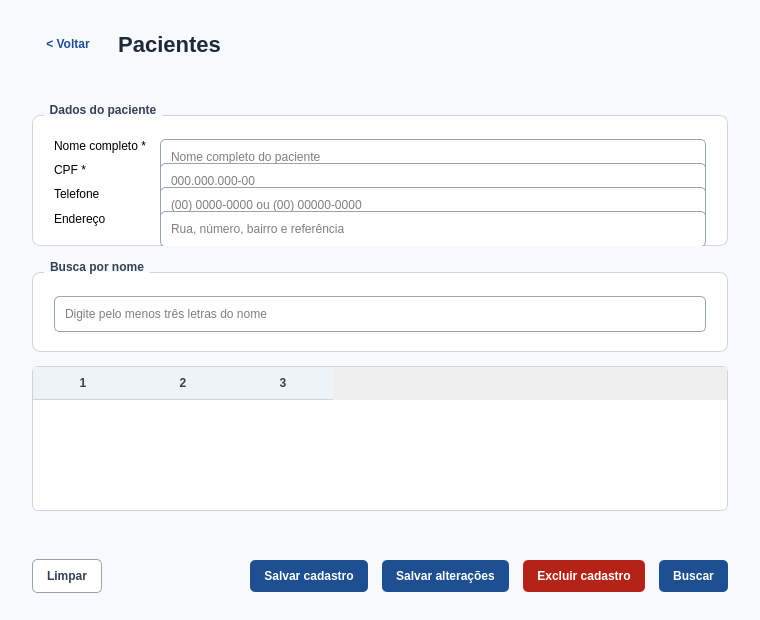
<?xml version="1.0" encoding="UTF-8"?>
<ui version="4.0">
 <class>ViewPacientes</class>
 <widget class="QWidget" name="ViewPacientes">
  <property name="geometry">
   <rect>
    <x>0</x>
    <y>0</y>
    <width>760</width>
    <height>620</height>
   </rect>
  </property>
  <property name="minimumSize">
   <size>
    <width>680</width>
    <height>560</height>
   </size>
  </property>
  <property name="windowTitle">
   <string>Gerenciamento de pacientes</string>
  </property>
  <property name="styleSheet">
   <string notr="true">QWidget#ViewPacientes {
    background: #f7f9fc;
}
QGroupBox {
    background: #ffffff;
    border: 1px solid #d0d5dd;
    border-radius: 8px;
    margin-top: 12px;
    padding: 14px 12px 10px 12px;
    font-weight: 600;
    color: #344054;
}
QGroupBox::title {
    subcontrol-origin: margin;
    left: 12px;
    padding: 0 4px;
}
QLineEdit {
    background: #ffffff;
    border: 1px solid #98a2b3;
    border-radius: 5px;
    padding: 7px 8px;
    min-height: 20px;
}
QLineEdit:focus {
    border: 2px solid #2e6fbb;
}
QLineEdit:disabled {
    background: #eaecf0;
    color: #667085;
}
QTableWidget {
    background: #ffffff;
    border: 1px solid #d0d5dd;
    border-radius: 6px;
    gridline-color: #eaecf0;
}
QHeaderView::section {
    background: #eef3f8;
    color: #344054;
    border: 0;
    border-bottom: 1px solid #d0d5dd;
    padding: 7px;
    font-weight: 600;
}
QPushButton {
    min-height: 32px;
    border-radius: 5px;
    padding: 0 14px;
    font-weight: 600;
}
QPushButton:hover { background: #dbeafe; }
QPushButton:disabled { background: #eaecf0; color: #98a2b3; }
QPushButton#btnSalvar, QPushButton#btnAtualizar, QPushButton#btnConsultar {
    background: #1d4f91;
    color: white;
    border: 0;
}
QPushButton#btnSalvar:hover, QPushButton#btnAtualizar:hover, QPushButton#btnConsultar:hover {
    background: #163e72;
}
QPushButton#btnDeletar {
    background: #b42318;
    color: white;
    border: 0;
}
QPushButton#btnDeletar:hover { background: #8a1c1c; }
QPushButton#btnLimpar { background: #ffffff; color: #344054; border: 1px solid #98a2b3; }
QPushButton#btnVoltar { background: transparent; color: #1d4f91; border: 0; }</string>
  </property>
  <layout class="QVBoxLayout" name="verticalLayout">
   <property name="leftMargin">
    <number>32</number>
   </property>
   <property name="topMargin">
    <number>28</number>
   </property>
   <property name="rightMargin">
    <number>32</number>
   </property>
   <property name="bottomMargin">
    <number>28</number>
   </property>
   <property name="spacing">
    <number>14</number>
   </property>
   <item>
    <layout class="QHBoxLayout" name="layoutTopo">
     <item>
      <widget class="QPushButton" name="btnVoltar">
       <property name="maximumSize">
        <size>
         <width>110</width>
         <height>16777215</height>
        </size>
       </property>
       <property name="text">
        <string>&lt; Voltar</string>
       </property>
      </widget>
     </item>
     <item>
      <widget class="QLabel" name="labelTitulo">
       <property name="styleSheet">
        <string notr="true">font-size: 22px; font-weight: 700; color: #1d2939;</string>
       </property>
       <property name="text">
        <string>Pacientes</string>
       </property>
       <property name="alignment">
        <set>Qt::AlignCenter</set>
       </property>
      </widget>
     </item>
     <item>
      <spacer name="spacerTopo">
       <property name="orientation">
        <enum>Qt::Horizontal</enum>
       </property>
       <property name="sizeHint" stdset="0">
        <size>
         <width>110</width>
         <height>20</height>
        </size>
       </property>
      </spacer>
     </item>
    </layout>
   </item>
   <item>
    <widget class="QLabel" name="labelInstrucao">
     <property name="styleSheet">
      <string notr="true">color: #475467; font-size: 13px;</string>
     </property>
     <property name="text">
      <string/>
     </property>
     <property name="alignment">
      <set>Qt::AlignCenter</set>
     </property>
     <property name="wordWrap">
      <bool>true</bool>
     </property>
    </widget>
   </item>
   <item>
    <widget class="QGroupBox" name="grupoDados">
     <property name="title">
      <string>Dados do paciente</string>
     </property>
     <layout class="QFormLayout" name="formDados">
      <property name="horizontalSpacing">
       <number>14</number>
      </property>
      <property name="verticalSpacing">
       <number>10</number>
      </property>
      <item row="0" column="0">
       <widget class="QLabel" name="labelNome">
        <property name="text">
         <string>Nome completo *</string>
        </property>
       </widget>
      </item>
      <item row="0" column="1">
       <widget class="QLineEdit" name="txtNome">
        <property name="maxLength">
         <number>150</number>
        </property>
        <property name="placeholderText">
         <string>Nome completo do paciente</string>
        </property>
       </widget>
      </item>
      <item row="1" column="0">
       <widget class="QLabel" name="labelCpf">
        <property name="text">
         <string>CPF *</string>
        </property>
       </widget>
      </item>
      <item row="1" column="1">
       <widget class="QLineEdit" name="txtCpf">
        <property name="maxLength">
         <number>14</number>
        </property>
        <property name="placeholderText">
         <string>000.000.000-00</string>
        </property>
       </widget>
      </item>
      <item row="2" column="0">
       <widget class="QLabel" name="labelTelefone">
        <property name="text">
         <string>Telefone</string>
        </property>
       </widget>
      </item>
      <item row="2" column="1">
       <widget class="QLineEdit" name="txtTelefone">
        <property name="maxLength">
         <number>15</number>
        </property>
        <property name="placeholderText">
         <string>(00) 0000-0000 ou (00) 00000-0000</string>
        </property>
       </widget>
      </item>
      <item row="3" column="0">
       <widget class="QLabel" name="labelEndereco">
        <property name="text">
         <string>Endereço</string>
        </property>
       </widget>
      </item>
      <item row="3" column="1">
       <widget class="QLineEdit" name="txtEndereco">
        <property name="maxLength">
         <number>255</number>
        </property>
        <property name="placeholderText">
         <string>Rua, número, bairro e referência</string>
        </property>
       </widget>
      </item>
     </layout>
    </widget>
   </item>
   <item>
    <widget class="QGroupBox" name="grupoBuscaNome">
     <property name="title">
      <string>Busca por nome</string>
     </property>
     <layout class="QHBoxLayout" name="layoutBuscaNome">
      <item>
       <widget class="QLineEdit" name="txtBuscaNome">
        <property name="maxLength">
         <number>150</number>
        </property>
        <property name="placeholderText">
         <string>Digite pelo menos três letras do nome</string>
        </property>
       </widget>
      </item>
     </layout>
    </widget>
   </item>
   <item>
    <widget class="QTableWidget" name="tabelaResultados">
     <property name="minimumSize">
      <size>
       <width>0</width>
       <height>145</height>
      </size>
     </property>
     <property name="editTriggers">
      <set>QAbstractItemView::NoEditTriggers</set>
     </property>
     <property name="selectionMode">
      <enum>QAbstractItemView::SingleSelection</enum>
     </property>
     <property name="selectionBehavior">
      <enum>QAbstractItemView::SelectRows</enum>
     </property>
     <property name="showGrid">
      <bool>false</bool>
     </property>
     <property name="alternatingRowColors">
      <bool>true</bool>
     </property>
     <property name="rowCount">
      <number>0</number>
     </property>
     <property name="columnCount">
      <number>3</number>
     </property>
    </widget>
   </item>
   <item>
    <widget class="QLabel" name="labelMensagem">
     <property name="minimumSize">
      <size>
       <width>0</width>
       <height>22</height>
      </size>
     </property>
     <property name="text">
      <string/>
     </property>
     <property name="wordWrap">
      <bool>true</bool>
     </property>
    </widget>
   </item>
   <item>
    <layout class="QHBoxLayout" name="layoutAcoes">
     <item>
      <widget class="QPushButton" name="btnLimpar">
       <property name="text">
        <string>Limpar</string>
       </property>
      </widget>
     </item>
     <item>
      <spacer name="spacerAcoes">
       <property name="orientation">
        <enum>Qt::Horizontal</enum>
       </property>
       <property name="sizeHint" stdset="0">
        <size>
         <width>40</width>
         <height>20</height>
        </size>
       </property>
      </spacer>
     </item>
     <item>
      <widget class="QPushButton" name="btnSalvar">
       <property name="text">
        <string>Salvar cadastro</string>
       </property>
      </widget>
     </item>
     <item>
      <widget class="QPushButton" name="btnAtualizar">
       <property name="text">
        <string>Salvar alterações</string>
       </property>
      </widget>
     </item>
     <item>
      <widget class="QPushButton" name="btnDeletar">
       <property name="text">
        <string>Excluir cadastro</string>
       </property>
      </widget>
     </item>
     <item>
      <widget class="QPushButton" name="btnConsultar">
       <property name="text">
        <string>Buscar</string>
       </property>
      </widget>
     </item>
    </layout>
   </item>
  </layout>
 </widget>
 <resources/>
 <connections/>
</ui>
